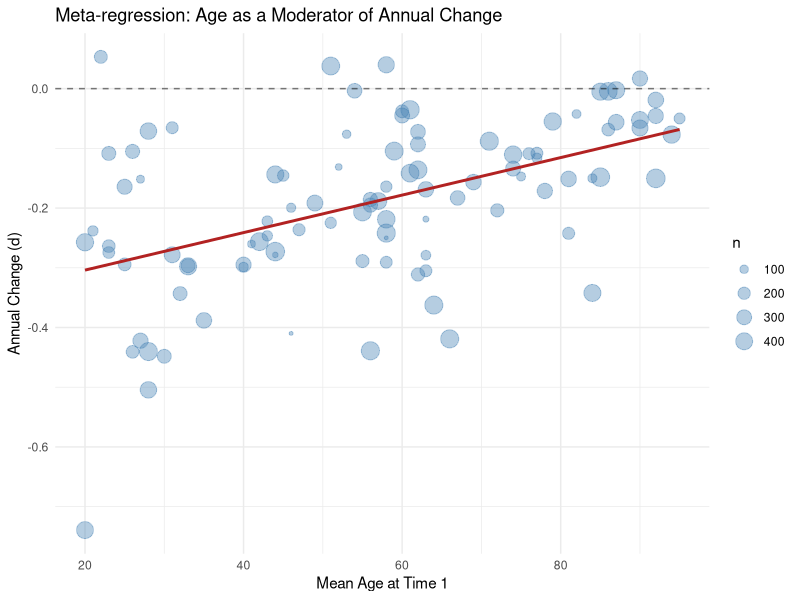

Source code (R):
library(dplyr)
library(metafor)
library(psych)
library(ggplot2)

# some fake data that would be extracted from primary studies
fakeStudies = 
  data.frame(study_id = 1:100) %>%
  dplyr::mutate(
    # sample size
    n = sample(
      50:500,
      size = nrow(.),
      replace = TRUE
    ),
    # sample mean age at time 1
    age_t1 = sample(
      18:95,
      size = nrow(.),
      replace = TRUE
    ),
    # length of time interval (random 1-10)
    t_interval = sample(
      seq(from = 1, to = 10, by = 0.5), 
      size = nrow(.), 
      replace = TRUE),
    # correlation between time 1 and time 2
    age_temp = (age_t1 - min(age_t1)) / (max(age_t1) - min(age_t1)),
    r_t1_t2 = 0.99 * exp(-(0.3 * (1.1 - age_temp)) * (t_interval - 1)) + rnorm(n(), m = 0, sd = 0.05), # exponential decay of r as interval increases
    r_t1_t2 = case_when(
      r_t1_t2 < 0 ~ 0.01,
      r_t1_t2 > .99 ~ .99,
      .default = r_t1_t2
    ),
    age_temp = NULL,
    # mean & sd at time 1
    m_t1 = rnorm(n = nrow(.), m = 5, sd = 1),
    sd_t1 = abs(rnorm(n = nrow(.), m = 2.5, sd = 0.5)),
    # mean at time 2
    m_t2 = (r_t1_t2 * m_t1) + sqrt(1 - r_t1_t2^2) * rnorm(n = nrow(.)),
    # randomly make 20% of r values missing (more realistic)
    r_t1_t2 = if_else(runif(n()) < 0.20, NA_real_, r_t1_t2)
  )

##### method following description given in Orth et al 2024 10.1037/bul0000436 #####

# before we can process the data,
# we need to obtain the meta-analytic r_t1_t2
# so that we can use that as imputed value for 
# the studies which did not report r_t1_t2
meta_z_t1_t2 = metafor::rma(
  yi = yi,
  vi = vi,
  data = fakeStudies %>%
    metafor::escalc(
      data = .,
      measure = "ZCOR",
      ri = r_t1_t2,
      ni = n),
  method = "REML" # random effects
)$b[1, 1]
meta_r_t1_t2 = psych::fisherz2r(meta_z_t1_t2)

# now we can process the data
fakeStudies_processed =
  fakeStudies %>%
  dplyr::mutate(
    # smd
    d = (m_t2 - m_t1) / sd_t1,
    d.annual = d / t_interval,
    # variance
    r_temp = ifelse(
      !is.na(r_t1_t2),
      r_t1_t2,
      meta_r_t1_t2
    ),
    v = ((2  * (1 - r_temp)) / n) + (d^2 / (2 * n)),
    v.annual = v / (t_interval^2),
    r_temp = NULL
  )

# overall meta-analytic model for 1-year change in mean level
results1 = metafor::rma(
  yi = d.annual,
  vi = v.annual,
  data = fakeStudies_processed,
  method = "REML" # random effects
)

# check if 1-year change in mean level is different depending on age
results2 = metafor::rma(
  yi = d.annual,
  vi = v.annual,
  mods = age_t1,
  data = fakeStudies_processed,
  method = "REML" # random effects
)

# plot effect against age
plothelp_agerange = seq(
  min(fakeStudies_processed$age_t1), 
  max(fakeStudies_processed$age_t1), 
  length.out = 100)
plothelp_preds = predict(results2, newmods = plothelp_agerange)
plothelp_data = data.frame(
  age_t1 = plothelp_agerange,
  d.annual_pred = plothelp_preds$pred)
ggplot() +
  # Bubble plot: points sized by inverse variance (weight)
  geom_point(data = fakeStudies_processed, 
             aes(x = age_t1, y = d.annual, size = n), 
             alpha = 0.4, color = "steelblue") +
  # Regression Line
  geom_line(data = plothelp_data, 
            aes(x = age_t1, y = d.annual_pred), 
            color = "firebrick", linewidth = 1) +
  # Add a horizontal line at 0 for reference
  geom_hline(yintercept = 0, linetype = "dashed", alpha = 0.5) +
  labs(
    title = "Meta-regression: Age as a Moderator of Annual Change",
    x = "Mean Age at Time 1",
    y = "Annual Change (d)"
  ) +
  theme_minimal()
